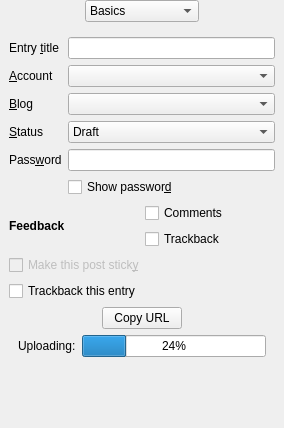
<?xml version="1.0" encoding="UTF-8"?>
<ui version="4.0">
 <class>CategoryWidget</class>
 <widget class="QWidget" name="CategoryWidget">
  <property name="geometry">
   <rect>
    <x>0</x>
    <y>0</y>
    <width>284</width>
    <height>428</height>
   </rect>
  </property>
  <property name="windowTitle">
   <string>Form</string>
  </property>
  <layout class="QVBoxLayout">
   <property name="margin">
    <number>0</number>
   </property>
   <item>
    <layout class="QHBoxLayout">
     <item>
      <spacer>
       <property name="orientation">
        <enum>Qt::Horizontal</enum>
       </property>
       <property name="sizeHint" stdset="0">
        <size>
         <width>40</width>
         <height>20</height>
        </size>
       </property>
      </spacer>
     </item>
     <item>
      <widget class="QComboBox" name="cbPageSelector">
       <item>
        <property name="text">
         <string>Basics</string>
        </property>
       </item>
       <item>
        <property name="text">
         <string>Categories</string>
        </property>
       </item>
       <item>
        <property name="text">
         <string>Excerpt</string>
        </property>
       </item>
       <item>
        <property name="text">
         <string>WP tags</string>
        </property>
       </item>
       <item>
        <property name="text">
         <string>Technorati tags</string>
        </property>
       </item>
       <item>
        <property name="text">
         <string>Trackbacks</string>
        </property>
       </item>
      </widget>
     </item>
     <item>
      <spacer>
       <property name="orientation">
        <enum>Qt::Horizontal</enum>
       </property>
       <property name="sizeHint" stdset="0">
        <size>
         <width>40</width>
         <height>20</height>
        </size>
       </property>
      </spacer>
     </item>
    </layout>
   </item>
   <item>
    <widget class="QStackedWidget" name="stackedWidget">
     <property name="currentIndex">
      <number>0</number>
     </property>
     <widget class="QWidget" name="basicsPage">
      <layout class="QVBoxLayout" name="verticalLayout_3">
       <item>
        <layout class="QGridLayout">
         <item row="3" column="1">
          <widget class="QComboBox" name="cbStatus">
           <property name="whatsThis">
            <string>Whether the entry is to be published immediately, or just stored in the blog database for publication later</string>
           </property>
           <item>
            <property name="text">
             <string>Draft</string>
            </property>
           </item>
           <item>
            <property name="text">
             <string>Publish</string>
            </property>
           </item>
          </widget>
         </item>
         <item row="0" column="1">
          <widget class="QLineEdit" name="leTitle"/>
         </item>
         <item row="1" column="1">
          <widget class="QComboBox" name="cbAccountSelector"/>
         </item>
         <item row="3" column="0">
          <widget class="QLabel" name="lStatus">
           <property name="whatsThis">
            <string>Whether the entry is to be published immediately, or stored in the blog database for publication later</string>
           </property>
           <property name="text">
            <string>&amp;Status</string>
           </property>
           <property name="buddy">
            <cstring>cbStatus</cstring>
           </property>
          </widget>
         </item>
         <item row="2" column="1">
          <widget class="QComboBox" name="cbBlogSelector">
           <property name="whatsThis">
            <string>If your blog software allows you to publish more than one blog, as with Movable Type, you must choose which blog here.  (If you use Wordpress, ignore this.)</string>
           </property>
          </widget>
         </item>
         <item row="4" column="1">
          <widget class="QLineEdit" name="lePassword">
           <property name="echoMode">
            <enum>QLineEdit::Password</enum>
           </property>
           <property name="whatsThis">
            <string>A password to read this post. Leave this blank if you do not want to apply a password. Note that the title will be visible.</string>
           </property>
          </widget>
         </item>
         <item row="2" column="0">
          <widget class="QLabel" name="lBlog">
           <property name="text">
            <string>&amp;Blog</string>
           </property>
           <property name="buddy">
            <cstring>cbBlogSelector</cstring>
           </property>
          </widget>
         </item>
         <item row="0" column="0">
          <widget class="QLabel" name="lTitle">
           <property name="sizePolicy">
            <sizepolicy hsizetype="Minimum" vsizetype="Preferred">
             <horstretch>0</horstretch>
             <verstretch>0</verstretch>
            </sizepolicy>
           </property>
           <property name="text">
            <string>Entry &amp;title</string>
           </property>
           <property name="buddy">
            <cstring>leTitle</cstring>
           </property>
          </widget>
         </item>
         <item row="1" column="0">
          <widget class="QLabel" name="lAccount">
           <property name="text">
            <string>&amp;Account</string>
           </property>
           <property name="buddy">
            <cstring>cbAccountSelector</cstring>
           </property>
          </widget>
         </item>
         <item row="4" column="0">
          <widget class="QLabel" name="lPassword">
           <property name="text">
            <string>Pass&amp;word</string>
           </property>
           <property name="buddy">
            <cstring>lePassword</cstring>
           </property>
          </widget>
         </item>
         <item row="5" column="1">
          <widget class="QCheckBox" name="chShowPassword">
           <property name="text">
            <string>Show passwor&amp;d</string>
           </property>
          </widget>
         </item>
         <item row="5" column="0">
          <widget class="QWidget" name="wBlankWidget" native="true"/>
         </item>
        </layout>
       </item>
       <item>
        <layout class="QGridLayout">
         <item row="0" column="0" rowspan="2">
          <widget class="QLabel" name="label">
           <property name="text">
            <string>&lt;b&gt;Feedback&lt;/b&gt;</string>
           </property>
          </widget>
         </item>
         <item row="0" column="1">
          <widget class="QCheckBox" name="chAllowComments">
           <property name="whatsThis">
            <string>Click here if comments are to be allowed</string>
           </property>
           <property name="text">
            <string>Comments</string>
           </property>
          </widget>
         </item>
         <item row="1" column="1">
          <widget class="QCheckBox" name="chAllowTB">
           <property name="whatsThis">
            <string>Trackbacks are links to other sites, or other people's blog entries, placed by other people.  If you want to allow this, tick this box. Note that if you configure your blog software to refuse trackbacks, or not publish trackback locations, ticking this box will have no effect.</string>
           </property>
           <property name="text">
            <string>Trackback</string>
           </property>
          </widget>
         </item>
        </layout>
       </item>
       <item>
        <widget class="QCheckBox" name="chSticky">
         <property name="enabled">
          <bool>false</bool>
         </property>
         <property name="whatsThis">
          <string>Sticky posts will always appear at the top of your Wordpress blog, usually in a distinctive style.</string>
         </property>
         <property name="text">
          <string>Make this post stick&amp;y</string>
         </property>
        </widget>
       </item>
       <item>
        <widget class="QCheckBox" name="cbDoTB">
         <property name="text">
          <string>Trackback this entry</string>
         </property>
        </widget>
       </item>
       <item>
        <widget class="QWidget" name="copyURLWidget" native="true">
         <layout class="QHBoxLayout" name="horizontalLayout">
          <property name="topMargin">
           <number>0</number>
          </property>
          <property name="bottomMargin">
           <number>0</number>
          </property>
          <item>
           <spacer name="horizontalSpacer">
            <property name="orientation">
             <enum>Qt::Horizontal</enum>
            </property>
            <property name="sizeHint" stdset="0">
             <size>
              <width>56</width>
              <height>20</height>
             </size>
            </property>
           </spacer>
          </item>
          <item>
           <widget class="QPushButton" name="pbCopyURL">
            <property name="toolTip">
             <string>Copy the uploaded file's URL to the clipboard</string>
            </property>
            <property name="whatsThis">
             <string>Copy the location of the file you just uploaded to the clipboard, so you can paste it into your entry</string>
            </property>
            <property name="text">
             <string>Copy URL</string>
            </property>
           </widget>
          </item>
          <item>
           <spacer name="horizontalSpacer_2">
            <property name="orientation">
             <enum>Qt::Horizontal</enum>
            </property>
            <property name="sizeHint" stdset="0">
             <size>
              <width>55</width>
              <height>20</height>
             </size>
            </property>
           </spacer>
          </item>
         </layout>
        </widget>
       </item>
       <item>
        <widget class="QWidget" name="progressWidget" native="true">
         <layout class="QHBoxLayout" name="horizontalLayout_2">
          <property name="topMargin">
           <number>0</number>
          </property>
          <property name="bottomMargin">
           <number>0</number>
          </property>
          <item>
           <widget class="QLabel" name="lProgressBarLabel">
            <property name="text">
             <string>Uploading:</string>
            </property>
           </widget>
          </item>
          <item>
           <widget class="QProgressBar" name="progressBar">
            <property name="value">
             <number>24</number>
            </property>
           </widget>
          </item>
         </layout>
        </widget>
       </item>
       <item>
        <spacer>
         <property name="orientation">
          <enum>Qt::Vertical</enum>
         </property>
         <property name="sizeHint" stdset="0">
          <size>
           <width>20</width>
           <height>40</height>
          </size>
         </property>
        </spacer>
       </item>
      </layout>
     </widget>
     <widget class="QWidget" name="categoryPage">
      <layout class="QVBoxLayout">
       <item>
        <widget class="QGroupBox" name="gbCategory">
         <property name="title">
          <string>Categories</string>
         </property>
         <layout class="QGridLayout" name="gridLayout_2">
          <item row="0" column="0">
           <widget class="QLabel" name="lMainCat">
            <property name="text">
             <string>Primary</string>
            </property>
            <property name="buddy">
             <cstring>cbMainCat</cstring>
            </property>
           </widget>
          </item>
          <item row="1" column="0" colspan="2">
           <widget class="QComboBox" name="cbMainCat">
            <property name="whatsThis">
             <string>The main category under which your entry is to be published.  If you are choosing only one category, choose it here.</string>
            </property>
           </widget>
          </item>
          <item row="2" column="0">
           <widget class="QLabel" name="lOtherCats">
            <property name="text">
             <string>Others</string>
            </property>
            <property name="buddy">
             <cstring>lwOtherCats</cstring>
            </property>
           </widget>
          </item>
          <item row="3" column="0" colspan="2">
           <widget class="QListWidget" name="lwOtherCats">
            <property name="contextMenuPolicy">
             <enum>Qt::ActionsContextMenu</enum>
            </property>
            <property name="whatsThis">
             <string>Secondary categories, if your blog system supports them.  To select more than one category, hold down Ctrl and click the main mouse button.</string>
            </property>
            <property name="selectionMode">
             <enum>QAbstractItemView::MultiSelection</enum>
            </property>
           </widget>
          </item>
          <item row="4" column="0" colspan="2">
           <widget class="QCheckBox" name="chNoCats">
            <property name="toolTip">
             <string>Don't use any categories</string>
            </property>
            <property name="text">
             <string>No categories</string>
            </property>
           </widget>
          </item>
          <item row="5" column="0">
           <widget class="QPushButton" name="pbRefresh">
            <property name="whatsThis">
             <string>Fetches an updated category list from the blog server</string>
            </property>
            <property name="text">
             <string>&amp;Refresh</string>
            </property>
           </widget>
          </item>
          <item row="5" column="1">
           <widget class="QPushButton" name="pbAddCategory">
            <property name="toolTip">
             <string>Add a category</string>
            </property>
            <property name="whatsThis">
             <string>Add a new category to your blog.  Your blog needs to support the Wordpress API for this to work.</string>
            </property>
            <property name="text">
             <string>Add category</string>
            </property>
           </widget>
          </item>
         </layout>
        </widget>
       </item>
      </layout>
     </widget>
     <widget class="QWidget" name="excerptPage">
      <layout class="QVBoxLayout">
       <item>
        <widget class="QGroupBox" name="gbExcerpt">
         <property name="title">
          <string>RSS Excerpt</string>
         </property>
         <layout class="QVBoxLayout">
          <item>
           <widget class="QTextEdit" name="teExcerpt"/>
          </item>
          <item>
           <widget class="QLabel" name="lExcerptExplanation">
            <property name="text">
             <string>RSS E&amp;xcerpt: This will appear in your summarised RSS feeds if you choose to enter anything here.  If you do not, your blog engine will use the first few lines of the post (or the entire post, if it is short enough).</string>
            </property>
            <property name="alignment">
             <set>Qt::AlignJustify|Qt::AlignVCenter</set>
            </property>
            <property name="wordWrap">
             <bool>true</bool>
            </property>
            <property name="buddy">
             <cstring>teExcerpt</cstring>
            </property>
           </widget>
          </item>
         </layout>
        </widget>
       </item>
      </layout>
     </widget>
     <widget class="QWidget" name="keywordTagsPage">
      <layout class="QVBoxLayout" name="verticalLayout_2">
       <item>
        <widget class="QGroupBox" name="gbKeywordTags">
         <property name="title">
          <string>Wordpress-style tags</string>
         </property>
         <layout class="QVBoxLayout" name="verticalLayout">
          <item>
           <layout class="QGridLayout" name="gridLayout">
            <item row="7" column="0" colspan="3">
             <widget class="QLineEdit" name="leAddKeywordTag">
              <property name="toolTip">
               <string>Enter tag; no need for quotes</string>
              </property>
              <property name="whatsThis">
               <string>Enter the tag name here; no need to use quotes if there are two or more words</string>
              </property>
             </widget>
            </item>
            <item row="0" column="0" colspan="4">
             <widget class="QListWidget" name="lwAvailKeywordTags">
              <property name="contextMenuPolicy">
               <enum>Qt::ActionsContextMenu</enum>
              </property>
              <property name="toolTip">
               <string>Wordpress-style tags already in use on your blog</string>
              </property>
              <property name="whatsThis">
               <string>These are the tags that your blog already knows about. Double-click any of these to add it to this entry. You can add another one using the line box below.</string>
              </property>
              <property name="sortingEnabled">
               <bool>true</bool>
              </property>
             </widget>
            </item>
            <item row="4" column="0" colspan="4">
             <widget class="QListWidget" name="lwKeywordTags">
              <property name="contextMenuPolicy">
               <enum>Qt::ActionsContextMenu</enum>
              </property>
              <property name="toolTip">
               <string>Wordpress-style tags for this post</string>
              </property>
              <property name="whatsThis">
               <string>These are the tags used in Wordpress (known as keywords in Movable Type and TypePad)</string>
              </property>
             </widget>
            </item>
            <item row="7" column="3">
             <widget class="QToolButton" name="tbAddKeywordTag">
              <property name="toolTip">
               <string>Add tag</string>
              </property>
              <property name="whatsThis">
               <string>Click here to add the tag to the list</string>
              </property>
              <property name="text">
               <string>&amp;Add</string>
              </property>
             </widget>
            </item>
            <item row="1" column="0">
             <widget class="QToolButton" name="tbSelectKeywordTag">
              <property name="text">
               <string/>
              </property>
             </widget>
            </item>
            <item row="1" column="1">
             <widget class="QToolButton" name="tbRemoveKeywordTag">
              <property name="text">
               <string/>
              </property>
             </widget>
            </item>
            <item row="1" column="2" colspan="2">
             <widget class="QPushButton" name="pbRefreshKeywordTags">
              <property name="text">
               <string>Refresh</string>
              </property>
             </widget>
            </item>
           </layout>
          </item>
         </layout>
        </widget>
       </item>
      </layout>
     </widget>
     <widget class="QWidget" name="tagsPage">
      <layout class="QHBoxLayout">
       <item>
        <widget class="QGroupBox" name="gbTags">
         <property name="title">
          <string>Technorati tags</string>
         </property>
         <layout class="QGridLayout">
          <item row="2" column="0">
           <layout class="QHBoxLayout">
            <item>
             <widget class="QLineEdit" name="leAddTag">
              <property name="whatsThis">
               <string>Enter a new Technorati tag here; use the Technorati format which uses plus signs, not spaces, to separate</string>
              </property>
             </widget>
            </item>
            <item>
             <widget class="QToolButton" name="tbAddTag">
              <property name="toolTip">
               <string>Add this tag</string>
              </property>
              <property name="whatsThis">
               <string>Add this tag to the entry</string>
              </property>
              <property name="text">
               <string>Add</string>
              </property>
              <property name="toolButtonStyle">
               <enum>Qt::ToolButtonTextOnly</enum>
              </property>
             </widget>
            </item>
           </layout>
          </item>
          <item row="1" column="0">
           <widget class="QListWidget" name="lwTags">
            <property name="contextMenuPolicy">
             <enum>Qt::ActionsContextMenu</enum>
            </property>
            <property name="whatsThis">
             <string>Technorati tags (see www.technorati.com) for this entry.</string>
            </property>
           </widget>
          </item>
          <item row="0" column="0">
           <widget class="QGroupBox" name="gbTagPlace">
            <property name="title">
             <string>Position of tags</string>
            </property>
            <layout class="QVBoxLayout">
             <item>
              <widget class="QRadioButton" name="rbStartOfMainEntry">
               <property name="whatsThis">
                <string>Place the tags at the start of the entry</string>
               </property>
               <property name="text">
                <string>Start of main entry</string>
               </property>
               <property name="checked">
                <bool>true</bool>
               </property>
              </widget>
             </item>
             <item>
              <widget class="QRadioButton" name="rbEndOfMainEntry">
               <property name="whatsThis">
                <string>Place the tags at the end of the main entry, which means before the More tag if there is one</string>
               </property>
               <property name="text">
                <string>End of main entry</string>
               </property>
              </widget>
             </item>
            </layout>
           </widget>
          </item>
         </layout>
        </widget>
       </item>
      </layout>
     </widget>
     <widget class="QWidget" name="tbPingsPage">
      <layout class="QGridLayout">
       <item row="0" column="0">
        <widget class="QGroupBox" name="gbTrackbacks">
         <property name="title">
          <string>Trackback pings</string>
         </property>
         <layout class="QVBoxLayout">
          <item>
           <widget class="QListWidget" name="lwTBPings">
            <property name="contextMenuPolicy">
             <enum>Qt::ActionsContextMenu</enum>
            </property>
            <property name="whatsThis">
             <string>Locations of web articles (usually blog entries) you want to trackback when posting this entry.</string>
            </property>
           </widget>
          </item>
          <item>
           <layout class="QHBoxLayout">
            <item>
             <widget class="QLineEdit" name="leTBPingURL"/>
            </item>
            <item>
             <widget class="QToolButton" name="tbTBAdd">
              <property name="text">
               <string>Add</string>
              </property>
             </widget>
            </item>
           </layout>
          </item>
         </layout>
        </widget>
       </item>
      </layout>
     </widget>
    </widget>
   </item>
  </layout>
 </widget>
 <tabstops>
  <tabstop>cbPageSelector</tabstop>
  <tabstop>leTitle</tabstop>
  <tabstop>cbAccountSelector</tabstop>
  <tabstop>cbBlogSelector</tabstop>
  <tabstop>cbStatus</tabstop>
  <tabstop>chAllowComments</tabstop>
  <tabstop>chAllowTB</tabstop>
  <tabstop>cbDoTB</tabstop>
  <tabstop>cbMainCat</tabstop>
  <tabstop>lwOtherCats</tabstop>
  <tabstop>chNoCats</tabstop>
  <tabstop>pbRefresh</tabstop>
  <tabstop>pbAddCategory</tabstop>
  <tabstop>teExcerpt</tabstop>
  <tabstop>leAddKeywordTag</tabstop>
  <tabstop>rbStartOfMainEntry</tabstop>
  <tabstop>rbEndOfMainEntry</tabstop>
  <tabstop>lwTags</tabstop>
  <tabstop>leAddTag</tabstop>
  <tabstop>tbAddTag</tabstop>
  <tabstop>lwTBPings</tabstop>
  <tabstop>leTBPingURL</tabstop>
  <tabstop>tbTBAdd</tabstop>
 </tabstops>
 <resources/>
 <connections>
  <connection>
   <sender>cbPageSelector</sender>
   <signal>currentIndexChanged(int)</signal>
   <receiver>stackedWidget</receiver>
   <slot>setCurrentIndex(int)</slot>
   <hints>
    <hint type="sourcelabel">
     <x>217</x>
     <y>25</y>
    </hint>
    <hint type="destinationlabel">
     <x>252</x>
     <y>90</y>
    </hint>
   </hints>
  </connection>
  <connection>
   <sender>chNoCats</sender>
   <signal>toggled(bool)</signal>
   <receiver>cbMainCat</receiver>
   <slot>setDisabled(bool)</slot>
   <hints>
    <hint type="sourcelabel">
     <x>63</x>
     <y>57</y>
    </hint>
    <hint type="destinationlabel">
     <x>75</x>
     <y>64</y>
    </hint>
   </hints>
  </connection>
  <connection>
   <sender>chNoCats</sender>
   <signal>toggled(bool)</signal>
   <receiver>lwOtherCats</receiver>
   <slot>setDisabled(bool)</slot>
   <hints>
    <hint type="sourcelabel">
     <x>81</x>
     <y>57</y>
    </hint>
    <hint type="destinationlabel">
     <x>72</x>
     <y>62</y>
    </hint>
   </hints>
  </connection>
 </connections>
</ui>
